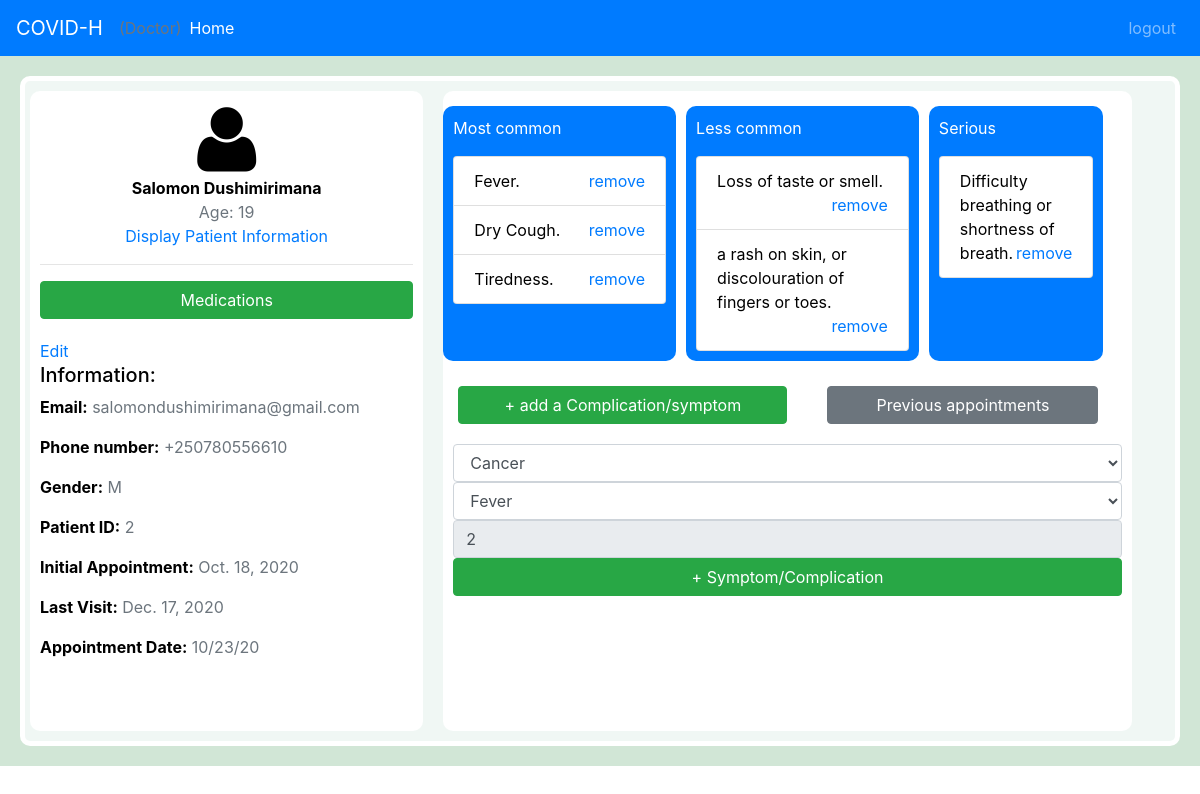
The app's page /doctors/patient/2 (signed in) with its own data.
### common/models.py (models this page shows, shortened)
class Patient(models.Model):
    user = models.ForeignKey(User, on_delete=models.CASCADE, related_name="patient")
    doctor = models.ForeignKey(Doctor, on_delete=models.CASCADE, related_name="patients")
    hospital = models.ForeignKey(Hospital, on_delete=models.CASCADE, related_name="hospital_patients")#FIXME: redudant
    condition = models.CharField(max_length=10)
    symptoms = models.ManyToManyField(Symptom, blank=True)
    asymptomatic = models.BooleanField(default=False)
    complications = models.ManyToManyField(Complication, blank=True)
    appointments = models.ForeignKey(Appointment, on_delete=models.CASCADE, related_name="appointment_patients", blank=True)
    initial_date = models.DateField()
    last_visit = models.DateField()
    previous_possibility = models.FloatField()
    current_possibility = models.FloatField()
    progress = models.FloatField(default=0.0)
    def __str__(self):
        return f"{self.user.first_name} {self.user.last_name}"

class User(AbstractUser):
    phone = models.CharField(max_length=20)
    date_of_birth = models.DateField()
    city = models.CharField(max_length=100)
    country = models.CharField(max_length=100, blank=True)
    is_doctor = models.BooleanField()
    gender = models.CharField(max_length=1, blank=True)
    def __str__(self):
        return f"{self.first_name} {self.last_name}"

class Appointment(models.Model):
    doctor = models.ForeignKey(Doctor, on_delete=models.CASCADE, related_name="doctor_appointments")
    date = models.DateField()
    def get_patient(self):
        return self.appointment_patients.first()
    def __str__(self):
        return self.date.strftime("%m/%d/%y")

class Symptom(models.Model):
    name = models.CharField(max_length=100)
    weight = models.FloatField()
    symptom_type = models.CharField(max_length=20)
    def __str__(self):
        return f"{self.name}"

### doctors/views.py (the view, shortened to what this page needs)
# urls.py: path("patient/<int:patient_id>", views.display_patient, name="get_patient")
@login_required(redirect_field_name="doctor_login", login_url="/doctor/login")
def display_patient(request, patient_id):
    if request.method == "GET":
        data = retrieve_patient_info(request, patient_id)
        return render(request, "doctors/patient.html", data)
    return HttpResponseRedirect(reverse("get_patient", args=(patient_id,)))

### common/models.py (called while the page is built)
    def __str__(self):
        return f"{self.name}"

### patients/functions.py (called while the page is built)
def get_appointments_list(appointments):
    appointments_list = [] #holds lists of individual appointments
    for appointment in appointments:
        a_dict = {} #holds data for one appointment
        if appointment.get_patient():
            a_dict["id"] = appointment.get_patient().id
            a_dict["name"] = appointment.get_patient().__str__()
            a_dict["date"] = appointment.date.strftime("%m/%d/%y")
            appointments_list.append(a_dict)#add the dict of individualr appointment to list
    return appointments_list

def age_calculation(birthdate):
    today = date.today()
    age =  today.year - birthdate.year - ((today.month, today.day) < (birthdate.month, birthdate.day))
    return age

def arrange_symptoms(symptoms):
    common = []
    less_common = []
    serious = []
    for symptom in symptoms:
        if symptom.symptom_type == "most_common":
            common.append(symptom)
        elif symptom.symptom_type == "less_common":
            less_common.append(symptom)
        else:
            serious.append(symptom)
    return [common, less_common, serious]

### doctors/templates/doctors/patient.html (shortened to what this page needs)
{% extends "doctors/layout.html" %}
{% block body %}
<div id="patient-page">
    <main>
        <div class="appointment-page">
            <div id="checkup-appointment">
                <div class="row">
                    <div id="person" class="col-lg-4">
                        <div id="user" class="center">
                            {% load static %}
                            <img src="{% static 'doctors/img/u.png' %}" alt="" width="75" height="75">
                            <article><b>{{patient}}</b></article>
                            <div class="text-muted">Age: {{patient_age}}</div>
                            <a href="{% url 'get_patient' patient.id %}" id="display-patient-information">Display Patient Information</a>
                        </div>
                        <hr>
                        <div id="display-medications" data-value="{{patient.id}}" class="btn btn-success" style="width: 100%">Medications</div>
                        <div id="information-medications">
                            <div id="information"><a id="edit-user-information" href="javascript:void(0)">Edit</a></span>
                                <h5>Information:</h5>
                                <div data-value="no" class="updatable-info">
                                    <p><b>Email:</b> <span id="user-email" class="text-muted">{{patient.user.email}}</span></p>
                                    <p><b>Phone number:</b>  <span id="user-phone" class="text-muted">+{{patient.user.phone}}</span></p>
                                    <p><b>Gender:</b> <span id="user-gender" class="text-muted">{{patient.user.gender}}</span></p>
                                </div>
                                <p><b>Patient ID:</b>  <span id="user-id" class="text-muted">{{patient.id}}</span></p>
                                <p><b>Initial Appointment:</b>  <span class="text-muted">{{patient.initial_date}}</span></p>
                                <p><b>Last Visit:</b>  <span class="text-muted">{{patient.last_visit}}</span></p>
                                <p><b>Appointment Date:</b>  <span class="text-muted">{{patient.appointments}}</span></p>
                            </div>
                        </div>
                    </div>
                    <div id="details" class="col-lg-7">
                        <div id="symptoms" class="row">
                            <div class="col-lg-4 bg-primary">
                                <p style="color: white">Most common</p>
                                <ul class="list-group">
                                    {% for symptom in common %}
                                        <li class="list-group-item">{{symptom}}.<a class="remove float-right" href="javascript:void(0)">remove</a></li>
                                    {% endfor %}
                                </ul>
                            </div>
                            <div class="col-lg-4 bg-primary">
                                <p style="color: white">Less common</p>
                                <ul class="list-group">
                                    {% for symptom in less_common %}
                                        <li class="list-group-item">{{symptom}}.<a class="remove float-right" href="javascript:void(0)">remove</a></li>
                                    {% endfor %}
                                </ul>
                            </div>
                            <div class="col-lg-3 bg-primary">
                                <p style="color: white">Serious</p>
                                <ul class="list-group">
                                    {% for symptom in serious %}
                                        <li class="list-group-item">{{symptom}}.<a class="remove float-right" href="javascript:void(0)">remove</a></li>
                                    {% endfor %}
                                </ul>
                            </div>
                        </div>
                        <div class="row" id="option-buttons">
                            <div class="col-lg-6">
                                <a href="{% url 'get_patient' patient.id %}"><button type="button" class="btn btn-success" id="new-symptom-complication-form">+ add a Complication/symptom</button></a>
                            </div>
                            <div class="col-lg-5">
                                <button data-value="{{patient.id}}" id="see-previous-appointments" type="button" class="btn btn-secondary">Previous appointments</button>
                            </div>
                        </div>
                        <div id="add-complication-see-appointments">
                            <div class="add-sickness form">
                                <form  class="form-group" action="{% url 'get_patient' patient.id %}" method='post'>
                                    <select class="form-control" name="complication" >
                                        {% for complication in complications %}
                                            <option value="{{complication}}">{{complication}}</option>
                                        {% endfor %}
                                    </select>
                                    <select class="form-control" name="symptom">
                                        {% for symptom in symptoms %}
                                            <option value="{{symptom}}">{{symptom}}</option>
                                        {% endfor %}
                                    </select>
                                    <input name="id" value="{{patient.id}}" class="form-control" type="text"  placeholder="{{patient.id}}" disabled>
                                    <button type="submit" class="btn btn-success add">+ Symptom/Complication</button>
                                </form>
                            </div>
                        </div>
                    </div>
                </div>
            </div>
        </div>
    </main>
</div>
{% endblock %}

### doctors/static/doctors/css/doctor.css (style rules this page uses)
body { background-color: rgb(209, 230, 214); }
.row > div { background-color: white; border-radius: 10px; color: black; padding: 10px; margin: 10px; }
#checkup-appointment { background-color: rgb(240, 247, 244); margin: 20px; border-radius: 10px; border: 5px solid white; }
#person { display: block; background-color: white; border-radius: 10px; height: 80vh; margin-left: 20px; }
#symptoms div { background-color: white; margin: 5px; padding: 10px; border-radius: 10px; }
#information { padding-top: 20px; }
.center { text-align: center; }
.add { width: 100%; }
body, main { background-color: rgb(209, 230, 214); }
main { height: 100%; overflow-y: hidden; }
#option-buttons button { width: 100%; }

### records on screen
Patient: user.last_name "Salomon Dushimirimana", user.email "salomondushimirimana@gmail.com", user.phone "250780556610", user.gender "M", id "2", initial_date "Oct. 18, 2020", last_visit "Dec. 17, 2020", appointments "10/23/20"
Symptom: name "Fever"
Symptom: name "Dry Cough"
Symptom: name "Tiredness"
Symptom: name "Loss of taste or smell"
Symptom: name "a rash on skin, or discolouration of fingers or toes"
Symptom: name "Difficulty breathing or shortness of breath"

### other values on screen
{{ patient_age }} "19"
form field complication "Cancer"
form field symptom "Fever"
